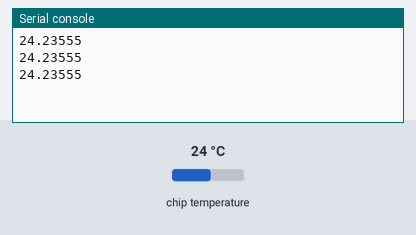
This program was run on a simulated Raspberry Pi Pico running MicroPython. Shown: the last lines printed to the serial console. Inputs (shaded band) come from the test bench; at power-on: chip temperature 24 °C.

Above: at 1.2 s.
1.3 s: chip temperature set to 1 °C
At 1.9 s:
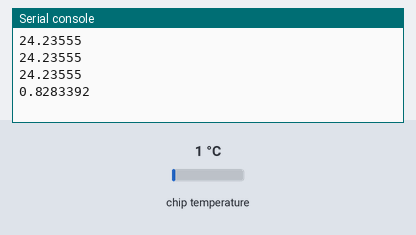
2.8 s: chip temperature set to 11 °C
At 3.4 s:
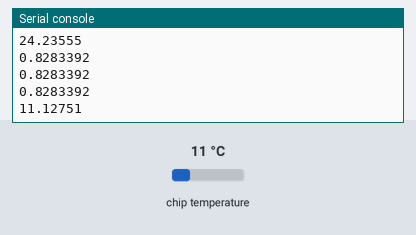
Timing chart, 0 to 5.8 s (numbered marks = the images above; inputs shaded):
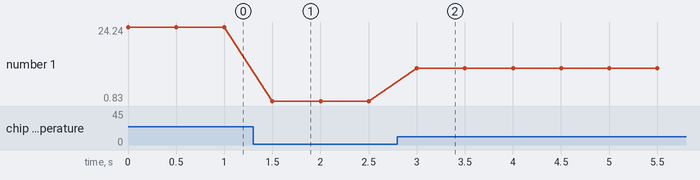

The program:

10_01_termometro.py
```python
from machine import Pin, ADC
from utime import sleep

sensore_temp = ADC(4)
punti_per_volt = 3.3 / 65535

def leggi_temp_c():
    lettura = sensore_temp.read_u16() * punti_per_volt
    temp_c = 27 - (lettura - 0.706)/0.001721
    return temp_c

while True:
    temp_c = leggi_temp_c()
    print(temp_c)
    sleep(0.5)
```

Measured:
- after the input at 1.3 s, the serial console: prints a new line after 0.20 s (image 1)
- after the input at 2.8 s, the serial console: prints a new line after 0.20 s (image 2)
- plotted number 1: 24.24 → 0.83 after the input at 1.3 s, 0.83 → 11.13 after the input at 2.8 s
